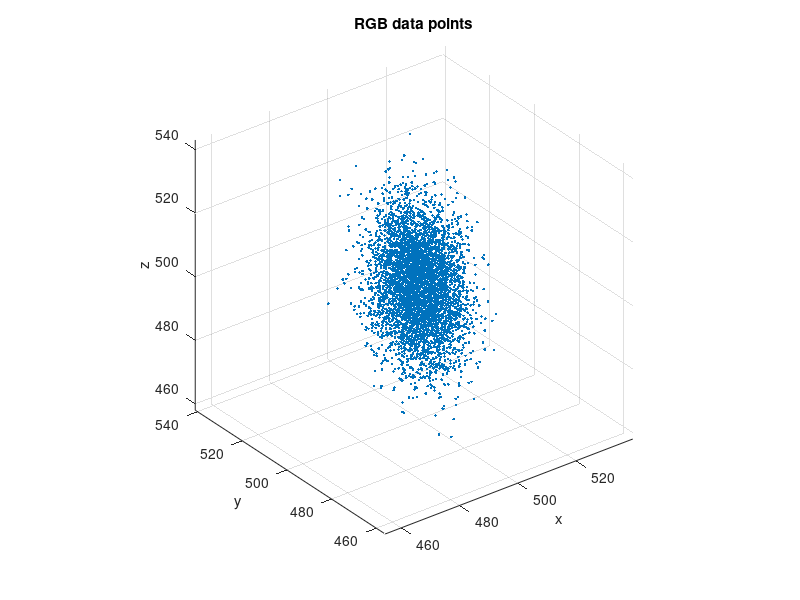

MATLAB code to generate this figure: (Note: this script raises an error after producing the figure.)
%% Create sample data
% For this example lets say they are RGB colors

rng(1234);

N = 5000;       % Number of points
A = randn(3,N); % Normal distributed 3D data points

[U,~,V] = svd(A);
d = [1,.25,.66];  % Distortion factors
d = d/norm(d);
S = horzcat( diag(d), zeros(3,N-3) );

colorsRGB = U*S*V';      % Apply distortion to data

% Apply an extra affine transformation to data to make shure algorithm
% works well with non-centered data
colorsRGB = round(1000*colorsRGB + 500);

% Plot data points
figure(1);
plot3(colorsRGB(1,:), colorsRGB(2,:), colorsRGB(3,:), '.');
grid on; axis equal;
title('RGB data points');
xlabel('x'); ylabel('y'); zlabel('z');
print('./img/fig1-data-points', '-dpng', '-r300');

%% Process data
[ planeEqs, U, meanColorsRGB ] = minimumBoundingBox( colorsRGB );

%% Test computed boundaries
for i = 1:size(planeEqs,1)
    for j = 1:size(colorsRGB,2)
        
        if( planeEqs{i,1}(1:end-1)'*colorsRGB(:,i) + planeEqs{i,1}(end) < 0 )
            error(['Error: Point %d is under the lower plane in the %d-th'...
                ' dimension\n'], j, i);
        end
        
        if( planeEqs{i,2}(1:end-1)'*colorsRGB(:,i) + planeEqs{i,2}(end) > 0 )
            error(['Error: Point %d is over the upper plane in the %d-th'...
                ' dimension\n'], j, i);
        end
         
    end
end

%% Plot of the data and bounding planes

% Plot data and its principal axis
figure(2);
% Plot the original data
plot3(colorsRGB(1,:), colorsRGB(2,:), colorsRGB(3,:), '.');
grid on; axis equal;

% Plot the principal axis
colorsRGBaux = inv(U)*(colorsRGB - meanColorsRGB);
range = [min(colorsRGBaux,[],2), max(colorsRGBaux,[],2)];
dR = diff(range,1,2)/2;
mC = meanColorsRGB;

hold on;
plot3([0 U(1,1)*dR(1)]+mC(1), [0 U(2,1)*dR(1)]+mC(2), [0 U(3,1)*dR(1)]+mC(3), 'r');
plot3([0 U(1,2)*dR(2)]+mC(1), [0 U(2,2)*dR(2)]+mC(2), [0 U(3,2)*dR(2)]+mC(3), 'g');
plot3([0 U(1,3)*dR(3)]+mC(1), [0 U(2,3)*dR(3)]+mC(2), [0 U(3,3)*dR(3)]+mC(3), 'c');
hold off;
xlabel('x'); ylabel('y'); zlabel('z');
title('Data and its principal axis');
print('./img/fig2-data-points-pricipal-axis', '-dpng', '-r300');


% Plot the data inside the bounding box reference frame
figure(3);
colorsRGBaux = inv(U)*(colorsRGB - meanColorsRGB);

plot3(colorsRGBaux(1,:), colorsRGBaux(2,:), colorsRGBaux(3,:), '.');
grid on; axis equal;
xlabel('x'); ylabel('y'); zlabel('z');
title('Data in the bounding box reference frame');
print('./img/fig3-data-points-in-bounding-box-reference-frame', '-dpng', '-r300');


% Data and its bounding planes
figure(4);
plot3(colorsRGB(1,:), colorsRGB(2,:), colorsRGB(3,:), '.');
grid on; axis equal;

range = [min(colorsRGB,[],2), max(colorsRGB,[],2)];

hold on;
for i = 1:size(planeEqs,1)
    for j = 1:size(planeEqs,2)
        % Generate x and y data
        [x, y] = meshgrid( range(1,1):range(1,2) , range(2,1):range(2,2) );
        % Solve for z data
        z = -1/planeEqs{i,j}(3)*(planeEqs{i,j}(1)*x + planeEqs{i,j}(2)*y + planeEqs{i,j}(4));
        %Plot the surface
        surf(x,y,z, 'FaceColor',[.5,.5,.5], 'FaceAlpha', .3, 'LineStyle', 'none');
    end
end
hold off;
xlabel('x'); ylabel('y'); zlabel('z');
title('Data and its bounding planes');
print('./img/fig4-data-points-bounding-planes', '-dpng', '-r300');
